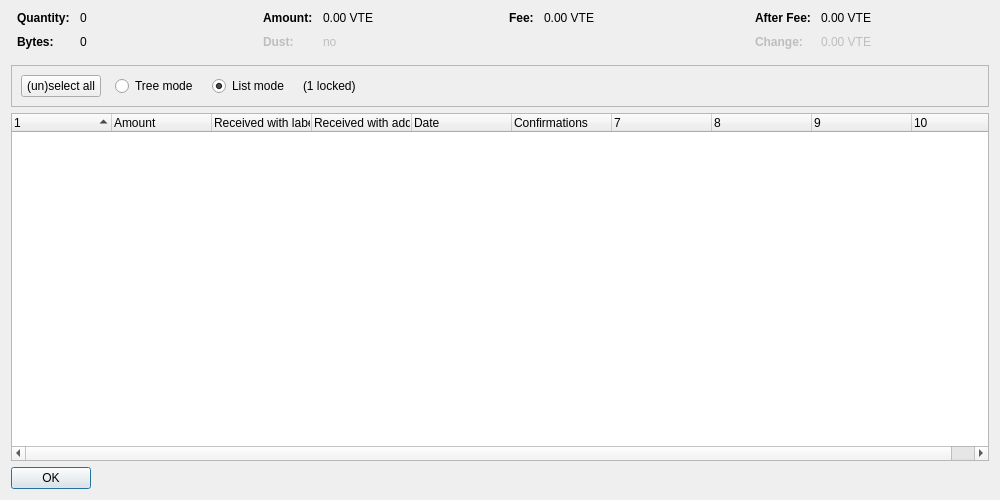
<?xml version="1.0" encoding="UTF-8"?>
<ui version="4.0">
 <class>CoinControlDialog</class>
 <widget class="QDialog" name="CoinControlDialog">
  <property name="geometry">
   <rect>
    <x>0</x>
    <y>0</y>
    <width>1000</width>
    <height>500</height>
   </rect>
  </property>
  <property name="windowTitle">
   <string>Coin Selection</string>
  </property>
  <layout class="QVBoxLayout" name="verticalLayout">
   <item>
    <layout class="QHBoxLayout" name="horizontalLayoutTop" stretch="0,0,0,0">
     <property name="topMargin">
      <number>0</number>
     </property>
     <property name="bottomMargin">
      <number>10</number>
     </property>
     <item>
      <layout class="QFormLayout" name="formLayoutCoinControl1">
       <property name="horizontalSpacing">
        <number>10</number>
       </property>
       <property name="verticalSpacing">
        <number>10</number>
       </property>
       <property name="leftMargin">
        <number>6</number>
       </property>
       <property name="rightMargin">
        <number>6</number>
       </property>
       <item row="0" column="0">
        <widget class="QLabel" name="labelCoinControlQuantityText">
         <property name="font">
          <font>
           <weight>75</weight>
           <bold>true</bold>
          </font>
         </property>
         <property name="text">
          <string>Quantity:</string>
         </property>
        </widget>
       </item>
       <item row="0" column="1">
        <widget class="QLabel" name="labelCoinControlQuantity">
         <property name="cursor">
          <cursorShape>IBeamCursor</cursorShape>
         </property>
         <property name="contextMenuPolicy">
          <enum>Qt::ActionsContextMenu</enum>
         </property>
         <property name="text">
          <string notr="true">0</string>
         </property>
         <property name="textInteractionFlags">
          <set>Qt::LinksAccessibleByMouse|Qt::TextSelectableByKeyboard|Qt::TextSelectableByMouse</set>
         </property>
        </widget>
       </item>
       <item row="1" column="0">
        <widget class="QLabel" name="labelCoinControlBytesText">
         <property name="font">
          <font>
           <weight>75</weight>
           <bold>true</bold>
          </font>
         </property>
         <property name="text">
          <string>Bytes:</string>
         </property>
        </widget>
       </item>
       <item row="1" column="1">
        <widget class="QLabel" name="labelCoinControlBytes">
         <property name="cursor">
          <cursorShape>IBeamCursor</cursorShape>
         </property>
         <property name="contextMenuPolicy">
          <enum>Qt::ActionsContextMenu</enum>
         </property>
         <property name="text">
          <string notr="true">0</string>
         </property>
         <property name="textInteractionFlags">
          <set>Qt::LinksAccessibleByMouse|Qt::TextSelectableByKeyboard|Qt::TextSelectableByMouse</set>
         </property>
        </widget>
       </item>
      </layout>
     </item>
     <item>
      <layout class="QFormLayout" name="formLayoutCoinControl2">
       <property name="horizontalSpacing">
        <number>10</number>
       </property>
       <property name="verticalSpacing">
        <number>10</number>
       </property>
       <property name="leftMargin">
        <number>6</number>
       </property>
       <property name="rightMargin">
        <number>6</number>
       </property>
       <item row="0" column="0">
        <widget class="QLabel" name="labelCoinControlAmountText">
         <property name="font">
          <font>
           <weight>75</weight>
           <bold>true</bold>
          </font>
         </property>
         <property name="text">
          <string>Amount:</string>
         </property>
        </widget>
       </item>
       <item row="0" column="1">
        <widget class="QLabel" name="labelCoinControlAmount">
         <property name="cursor">
          <cursorShape>IBeamCursor</cursorShape>
         </property>
         <property name="contextMenuPolicy">
          <enum>Qt::ActionsContextMenu</enum>
         </property>
         <property name="text">
          <string notr="true">0.00 VTE</string>
         </property>
         <property name="textInteractionFlags">
          <set>Qt::LinksAccessibleByMouse|Qt::TextSelectableByKeyboard|Qt::TextSelectableByMouse</set>
         </property>
        </widget>
       </item>
       <item row="1" column="0">
        <widget class="QLabel" name="labelCoinControlLowOutputText">
         <property name="enabled">
          <bool>false</bool>
         </property>
         <property name="font">
          <font>
           <weight>75</weight>
           <bold>true</bold>
          </font>
         </property>
         <property name="text">
          <string>Dust:</string>
         </property>
        </widget>
       </item>
       <item row="1" column="1">
        <widget class="QLabel" name="labelCoinControlLowOutput">
         <property name="enabled">
          <bool>false</bool>
         </property>
         <property name="cursor">
          <cursorShape>IBeamCursor</cursorShape>
         </property>
         <property name="contextMenuPolicy">
          <enum>Qt::ActionsContextMenu</enum>
         </property>
         <property name="text">
          <string notr="true">no</string>
         </property>
         <property name="textInteractionFlags">
          <set>Qt::LinksAccessibleByMouse|Qt::TextSelectableByKeyboard|Qt::TextSelectableByMouse</set>
         </property>
        </widget>
       </item>
      </layout>
     </item>
     <item>
      <layout class="QFormLayout" name="formLayoutCoinControl3">
       <property name="horizontalSpacing">
        <number>10</number>
       </property>
       <property name="verticalSpacing">
        <number>10</number>
       </property>
       <property name="leftMargin">
        <number>6</number>
       </property>
       <property name="rightMargin">
        <number>6</number>
       </property>
       <item row="0" column="0">
        <widget class="QLabel" name="labelCoinControlFeeText">
         <property name="font">
          <font>
           <weight>75</weight>
           <bold>true</bold>
          </font>
         </property>
         <property name="text">
          <string>Fee:</string>
         </property>
        </widget>
       </item>
       <item row="0" column="1">
        <widget class="QLabel" name="labelCoinControlFee">
         <property name="cursor">
          <cursorShape>IBeamCursor</cursorShape>
         </property>
         <property name="contextMenuPolicy">
          <enum>Qt::ActionsContextMenu</enum>
         </property>
         <property name="text">
          <string notr="true">0.00 VTE</string>
         </property>
         <property name="textInteractionFlags">
          <set>Qt::LinksAccessibleByMouse|Qt::TextSelectableByKeyboard|Qt::TextSelectableByMouse</set>
         </property>
        </widget>
       </item>
      </layout>
     </item>
     <item>
      <layout class="QFormLayout" name="formLayoutCoinControl4">
       <property name="horizontalSpacing">
        <number>10</number>
       </property>
       <property name="verticalSpacing">
        <number>10</number>
       </property>
       <property name="leftMargin">
        <number>6</number>
       </property>
       <property name="rightMargin">
        <number>6</number>
       </property>
       <item row="0" column="0">
        <widget class="QLabel" name="labelCoinControlAfterFeeText">
         <property name="font">
          <font>
           <weight>75</weight>
           <bold>true</bold>
          </font>
         </property>
         <property name="text">
          <string>After Fee:</string>
         </property>
        </widget>
       </item>
       <item row="0" column="1">
        <widget class="QLabel" name="labelCoinControlAfterFee">
         <property name="cursor">
          <cursorShape>IBeamCursor</cursorShape>
         </property>
         <property name="contextMenuPolicy">
          <enum>Qt::ActionsContextMenu</enum>
         </property>
         <property name="text">
          <string notr="true">0.00 VTE</string>
         </property>
         <property name="textInteractionFlags">
          <set>Qt::LinksAccessibleByMouse|Qt::TextSelectableByKeyboard|Qt::TextSelectableByMouse</set>
         </property>
        </widget>
       </item>
       <item row="1" column="0">
        <widget class="QLabel" name="labelCoinControlChangeText">
         <property name="enabled">
          <bool>false</bool>
         </property>
         <property name="font">
          <font>
           <weight>75</weight>
           <bold>true</bold>
          </font>
         </property>
         <property name="text">
          <string>Change:</string>
         </property>
        </widget>
       </item>
       <item row="1" column="1">
        <widget class="QLabel" name="labelCoinControlChange">
         <property name="enabled">
          <bool>false</bool>
         </property>
         <property name="cursor">
          <cursorShape>IBeamCursor</cursorShape>
         </property>
         <property name="contextMenuPolicy">
          <enum>Qt::ActionsContextMenu</enum>
         </property>
         <property name="text">
          <string notr="true">0.00 VTE</string>
         </property>
         <property name="textInteractionFlags">
          <set>Qt::LinksAccessibleByMouse|Qt::TextSelectableByKeyboard|Qt::TextSelectableByMouse</set>
         </property>
        </widget>
       </item>
      </layout>
     </item>
    </layout>
   </item>
   <item>
    <widget class="QFrame" name="frame">
     <property name="minimumSize">
      <size>
       <width>0</width>
       <height>40</height>
      </size>
     </property>
     <property name="frameShape">
      <enum>QFrame::StyledPanel</enum>
     </property>
     <property name="frameShadow">
      <enum>QFrame::Sunken</enum>
     </property>
     <layout class="QHBoxLayout" name="horizontalLayout">
      <item>
       <layout class="QHBoxLayout" name="horizontalLayoutPanel" stretch="0,0,0,0,0">
        <property name="spacing">
         <number>14</number>
        </property>
        <item>
         <widget class="QPushButton" name="pushButtonSelectAll">
          <property name="sizePolicy">
           <sizepolicy hsizetype="Maximum" vsizetype="Fixed">
            <horstretch>0</horstretch>
            <verstretch>0</verstretch>
           </sizepolicy>
          </property>
          <property name="text">
           <string>(un)select all</string>
          </property>
          <property name="autoDefault">
           <bool>false</bool>
          </property>
         </widget>
        </item>
        <item>
         <widget class="QRadioButton" name="radioTreeMode">
          <property name="sizePolicy">
           <sizepolicy hsizetype="Maximum" vsizetype="Fixed">
            <horstretch>0</horstretch>
            <verstretch>0</verstretch>
           </sizepolicy>
          </property>
          <property name="text">
           <string>Tree mode</string>
          </property>
         </widget>
        </item>
        <item>
         <widget class="QRadioButton" name="radioListMode">
          <property name="sizePolicy">
           <sizepolicy hsizetype="Maximum" vsizetype="Fixed">
            <horstretch>0</horstretch>
            <verstretch>0</verstretch>
           </sizepolicy>
          </property>
          <property name="text">
           <string>List mode</string>
          </property>
          <property name="checked">
           <bool>true</bool>
          </property>
         </widget>
        </item>
        <item>
         <widget class="QLabel" name="labelLocked">
          <property name="text">
           <string notr="true">(1 locked)</string>
          </property>
         </widget>
        </item>
        <item>
         <spacer name="horizontalSpacer">
          <property name="orientation">
           <enum>Qt::Horizontal</enum>
          </property>
          <property name="sizeHint" stdset="0">
           <size>
            <width>40</width>
            <height>20</height>
           </size>
          </property>
         </spacer>
        </item>
       </layout>
      </item>
     </layout>
    </widget>
   </item>
   <item>
    <widget class="CoinControlTreeWidget" name="treeWidget">
     <property name="contextMenuPolicy">
      <enum>Qt::CustomContextMenu</enum>
     </property>
     <property name="sortingEnabled">
      <bool>false</bool>
     </property>
     <property name="columnCount">
      <number>10</number>
     </property>
     <attribute name="headerShowSortIndicator" stdset="0">
      <bool>true</bool>
     </attribute>
     <attribute name="headerStretchLastSection">
      <bool>false</bool>
     </attribute>
     <column>
      <property name="text">
       <string/>
      </property>
     </column>
     <column>
      <property name="text">
       <string>Amount</string>
      </property>
     </column>
     <column>
      <property name="text">
       <string>Received with label</string>
      </property>
     </column>
     <column>
      <property name="text">
       <string>Received with address</string>
      </property>
     </column>
     <column>
      <property name="text">
       <string>Date</string>
      </property>
     </column>
     <column>
      <property name="text">
       <string>Confirmations</string>
      </property>
      <property name="toolTip">
       <string>Confirmed</string>
      </property>
     </column>
     <column>
      <property name="text">
       <string/>
      </property>
     </column>
     <column>
      <property name="text">
       <string/>
      </property>
     </column>
     <column>
      <property name="text">
       <string/>
      </property>
     </column>
     <column>
      <property name="text">
       <string/>
      </property>
     </column>
    </widget>
   </item>
   <item>
    <widget class="QDialogButtonBox" name="buttonBox">
     <property name="sizePolicy">
      <sizepolicy hsizetype="Maximum" vsizetype="Fixed">
       <horstretch>0</horstretch>
       <verstretch>0</verstretch>
      </sizepolicy>
     </property>
     <property name="orientation">
      <enum>Qt::Horizontal</enum>
     </property>
     <property name="standardButtons">
      <set>QDialogButtonBox::Ok</set>
     </property>
    </widget>
   </item>
  </layout>
 </widget>
 <customwidgets>
  <customwidget>
   <class>CoinControlTreeWidget</class>
   <extends>QTreeWidget</extends>
   <header>coincontroltreewidget.h</header>
  </customwidget>
 </customwidgets>
 <resources/>
 <connections/>
</ui>
